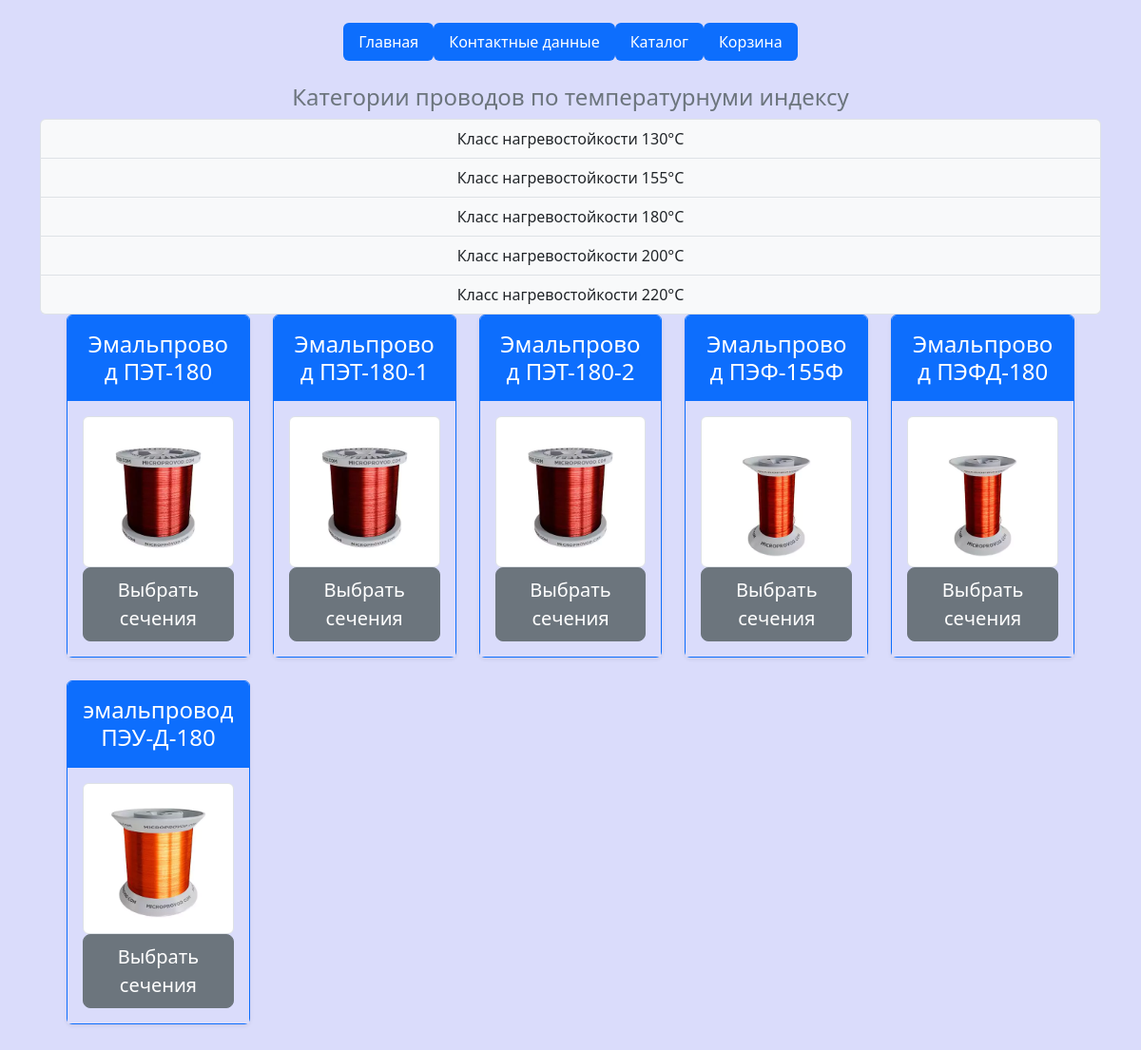
The page /category/3 on the database its author committed.
### indexapp/models.py (models this page shows, shortened)
class Categories(models.Model):
    name = models.CharField(max_length=128, unique=True)
    description = models.CharField(max_length=512)
    class Meta:
        verbose_name = 'Категорию'
        verbose_name_plural = 'Categories'

class Products(models.Model):
    sections = models.ManyToManyField('Sections')
    category = models.ForeignKey(to=Categories, on_delete=models.CASCADE)
    name = models.CharField(max_length=128)
    slug = models.SlugField(max_length=100, db_index=True, unique=True, verbose_name='URL')
    description = models.TextField()
    application = models.TextField()
    image = models.ImageField(upload_to='media/products_images')
    class Meta:
        ordering = ('name',)
        index_together = (('id', 'slug'),)

### indexapp/views.py (the view)
# urls.py: path('category/<int:category_id>', views.ProductsView.as_view(), name='category_id'),
class ProductsView(ListView):
    model = Products
    template_name = "indexapp/products.html"
    def get_context_data(self, *, object_list=None, **kwargs):
        context = super(ProductsView, self).get_context_data()
        context['title'] = 'Каталог Спектр-Электро'
        context['categories'] = Categories.objects.all()
        return context
    def get_queryset(self):
        queryset = super(ProductsView, self).get_queryset()
        category_id = self.kwargs.get('category_id')
        return queryset.filter(category_id=category_id) if category_id else queryset

### cart/context_processors.py (called while the page is built)
def cart(request):
    return {'cart': Cart(request)}

### indexapp/templates/indexapp/products.html (shortened to what this page needs)
{% extends 'indexapp/base.html' %}
{% block content %}
<div class="container">
    <div class="row">
        <div class="col-md-12 order-md-1 ml-4 text-center">
                <h4 class="text-secondary">Категории проводов по температурнуми индексу</h4>
                <div class="list-group">
                    {% for category in categories%}
                    <a href="{% url 'category_id' category.id %}" class="list-group-item bg-light">
                        {{ category.name }}
                    </a>
                    {% endfor %}
                </div>
        </div>
        <div class="col-md-12 order-md-3 mb-4 text-center">
            <div class="row row-cols-1 row-cols-md-5 mb-3 mx-3 text-center">
        {% for product in object_list %}
            <div class="col">
                <div class="card mb-4 rounded-10 shadow-sm border-primary">
                    <a href="{% url 'product_detail' product.slug %}">
                      <div class="card-header py-3 text-bg-primary border-primary">
                        <h4 class="my-0 fw-normal">{{ product.name }}</h4>
                      </div>
                        <div class="card-body" style="background-color: #dadcfb">
                           <img src="{{ product.image.url }}" class="img-fluid img-thumbnail height: 80%" alt="ИЗОБРАЖЕНИЕ">
                           <button type="button" class="w-100 btn btn-lg btn-secondary">Выбрать сечения</button>
                       </div>
                    </a>
            </div>
            </div>
        {% endfor %}
    </div>
        </div>
    </div>
</div>
{% endblock %}

### rows shown on the page
Categories: name "Класс нагревостойкости 130°C"
Categories: name "Класс нагревостойкости 155°C"
Categories: name "Класс нагревостойкости 180°C"
Categories: name "Класс нагревостойкости 200°C"
Categories: name "Класс нагревостойкости 220°C"
Products: name "Эмальпровод ПЭТ-180", image (picture)
Products: name "Эмальпровод ПЭТ-180-1", image (picture)
Products: name "Эмальпровод ПЭТ-180-2", image (picture)
Products: name "Эмальпровод ПЭФ-155Ф", image (picture)
Products: name "Эмальпровод ПЭФД-180", image (picture)
Products: name "эмальпровод ПЭУ-Д-180", image (picture)
